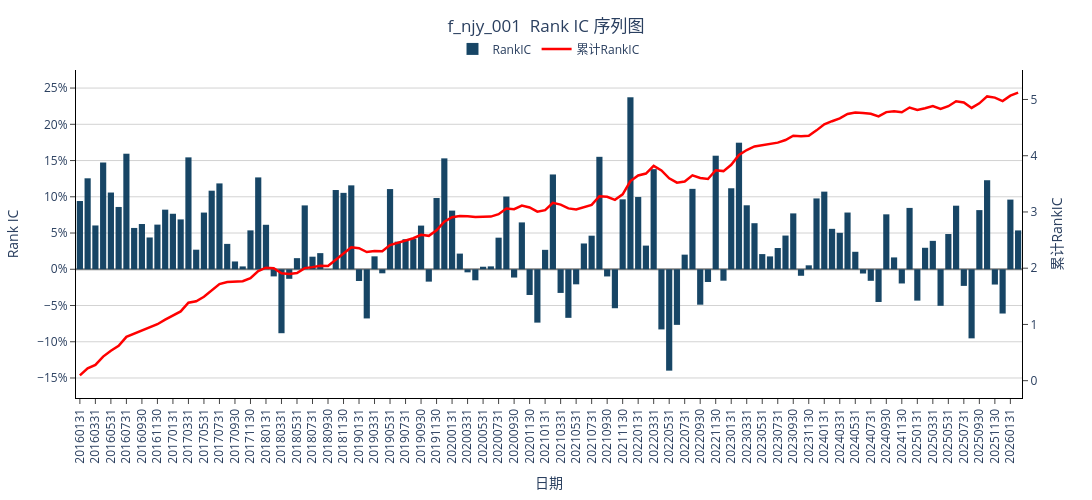

Notebook source saved alongside this figure:
### Code cell
fig = fp.plot_rank_ic_plotly(ic_ts, title="f_njy_001  Rank IC 序列图", freq="M")
fig.show()
